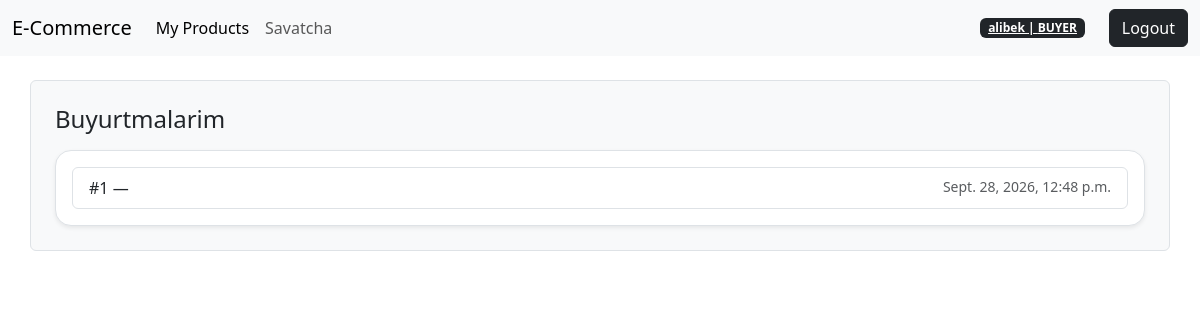
Page /my-orders/ (signed in) on the committed database.
### accounts/models.py (models this page shows, shortened)
class User(AbstractUser):
      class Role(models.TextChoices):
         BUYER = "BUYER", "Buyer"
         SELLER = "SELLER", "Seller"
      role = models.CharField(
         max_length=10,
         choices=Role.choices,
         default=Role.BUYER
      )
      image = models.ImageField(upload_to="avatars/", blank=True, null=True)
      phone = models.CharField(max_length=30, blank=True, null=True, help_text="+998919998877")
      address = models.CharField(max_length=255, blank=True, null=True)

### orders/models.py (models this page shows, shortened)
class Order(models.Model):
    user = models.ForeignKey(
        settings.AUTH_USER_MODEL,
        on_delete=models.CASCADE,
        related_name="orders"
    )
    full_name = models.CharField(max_length=120)
    phone = models.CharField(max_length=30)
    address = models.TextField()
    delivery_method = models.CharField(max_length=50, default="standard")
    note = models.TextField(blank=True)
    created_at = models.DateTimeField(auto_now_add=True)

### orders/views.py (the view)
# urls.py: path("my-orders/", views.MyOrdersListView.as_view(), name="my_orders"),  # history
class MyOrdersListView(LoginRequiredMixin, ListView):
    model = Order
    template_name = "orders/my_orders.html"
    context_object_name = "orders"
    paginate_by = 10
    def get_queryset(self):
        return Order.objects.filter(user=self.request.user).order_by("-created_at")

### templates/orders/my_orders.html (shortened to what this page needs)
{% extends "base.html" %}
{% block content %}
<h1 class="h4 mb-3">Buyurtmalarim</h1>
<div class="card shadow-sm border rounded-4">
 <div class="card-body">
   {% if orders %}
     <ul class="list-group">
       {% for o in orders.all %}
         <a class="list-group-item list-group-item-action d-flex justify-content-between"
            href="{% url 'order_detail' o.id %}">
           <span>#{{ o.id }} —</span>
           <span class="text-muted small">{{ o.created_at }}</span></a>
       {% endfor %}</ul>
   {% else %}
     <p class="text-muted mb-0">Hozircha buyurtma yo‘q.</p>
   {% endif %}</div></div>
{% endblock %}

### templates/includes/navbar.html (shortened to what this page needs)
<nav class="navbar navbar-expand-lg bg-body-tertiary">
  <div class="container-fluid">
    <a class="navbar-brand" href="{% url 'home' %}">E-Commerce</a>
    <div class="collapse navbar-collapse" id="navbarSupportedContent">
      <ul class="navbar-nav me-auto mb-2 mb-lg-0">
        <li class="nav-item">
           {% if request.user.is_authenticated %}
          <a class="nav-link active" aria-current="page" href="{% url 'seller_products' %}">
          My Products
          </a>
{% endif %}
        </li>
        <li class="nav-item">
           {% if request.user.is_authenticated %}
              <a class="nav-link" href="{% url 'cart_detail' %}">Savatcha</a>
            {% endif %}
        </li>
      </ul>
     <div>
           {% if request.user.is_authenticated %}
               <div class="d-flex align-items-center ">
                <a href="{% url 'profile' %}" class="badge text-bg-dark mx-4">{{ request.user.username }} | <u>{{ user.role}}</u></a>
               <form method="post" action="{% url 'logout' %}">
                   <button class="btn btn-dark" type="submit">Logout</button>
               </form>
               </div>
           {% else %}
               <a class="btn btn-outline-secondary mx-4" href="{% url 'login' %}">Login</a>
               <a class="btn btn-secondary" href="{% url 'signup' %}">Register</a>
           {% endif %}
       </div>
    </div>
  </div>
</nav>

### rows in the picture
User: user.username "alibek", role "BUYER"
Order: id "1", created_at "Sept. 28, 2026, 12:48 p.m."
